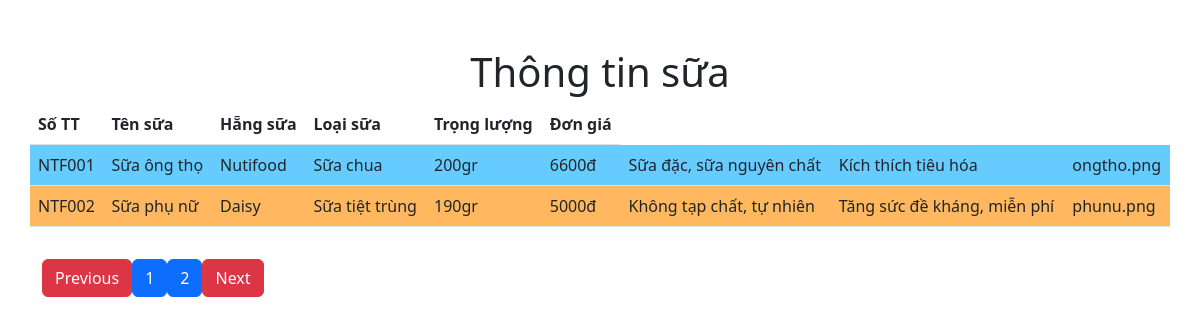
Page /HienThiTuDatabase/thong_tin_sua.php?page=2 on the committed database.
### tables this page shows
CREATE TABLE `thong_tin_sua` (
  `MaSua` varchar(10) NOT NULL,
  `TenSua` varchar(100) NOT NULL,
  `HangSua` varchar(10) NOT NULL,
  `LoaiSua` varchar(50) NOT NULL,
  `TrongLuong` int(11) NOT NULL,
  `DonGia` int(11) NOT NULL,
  `TPDD` varchar(255) NOT NULL,
  `LoiIch` varchar(255) NOT NULL,
  `HinhAnh` varchar(255) NOT NULL
);

CREATE TABLE `hang_sua` (
  `MaHS` varchar(10) NOT NULL,
  `TenHS` varchar(100) NOT NULL,
  `DiaChi` varchar(200) NOT NULL,
  `DienThoai` varchar(11) NOT NULL,
  `Email` varchar(50) NOT NULL
);

CREATE TABLE `loai_sua` (
  `MaLoaiSua` varchar(10) NOT NULL,
  `TenLoaiSua` varchar(50) NOT NULL
);

### HienThiTuDatabase/phantrang.php (called while the page is built)
<?php
if (isset($_GET['page'])) {
    $page = $_GET['page'];
} else {
    $page = 1;
}
$num_per_page = 02;
$start_from = ($page - 1) * 02;

### HienThiTuDatabase/thong_tin_sua.php (the view, shortened to what this page needs)
<?php
require_once './db.php';
require_once './phantrang.php';
$query = "SELECT tths.MaSua, tths.TenSua, hs.TenHS, ls.TenLoaiSua, tths.TrongLuong, tths.DonGia, tths.TPDD, tths.LoiIch, tths.HinhAnh FROM hang_sua as hs, thong_tin_sua as tths, loai_sua as ls Where hs.MaHS = tths.HangSua and ls.MaLoaiSua = tths.LoaiSua limit $start_from,$num_per_page";
$result = mysqli_query($conn, $query);
?>
<!DOCTYPE html>
<html lang="en">
<head>
    <link href="https://cdn.jsdelivr.net/npm/bootstrap@5.2.1/dist/css/bootstrap.min.css" rel="stylesheet">
</head>
<body>
    <div class='container mt-5'>
        <div class='row justify-content-center'>
            <h1 class="text-center">Thông tin sữa</h1>
            <table class="table">
                <thead>
                    <tr>
                        <th>Số TT</th>
                        <th>Tên sữa</th>
                        <th>Hẵng sữa</th>
                        <th>Loại sữa</th>
                        <th>Trọng lượng</th>
                        <th>Đơn giá</th>
                    </tr>
                </thead>
                <tbody>
                    <?php
                    $style = array('even', 'odd');
                    if ($result->num_rows > 0) {
                        $index = 1;
                        while ($row = mysqli_fetch_assoc($result)) {
                            echo
                            "<tr class=" . $style[$index % 2] . ">
                                <td>" . $row['MaSua'] . "</td>
                                <td>" . $row['TenSua'] . "</td>
                                <td>" . $row['TenHS'] . "</td>
                                <td>" . $row['TenLoaiSua'] . "</td>
                                <td>" . $row['TrongLuong'] . "gr" . "</td>
                                <td>" . $row['DonGia'] . "đ" . "</td>
                                <td>" . $row['TPDD'] . "</td>
                                <td>" . $row['LoiIch'] . "</td>
                                <td>" . $row['HinhAnh'] . "</td>
                            </tr>";
                            $index++;
                        }
                    }
                    ?>
                </tbody>
            </table>
            <div class="container mt-3">
                <?php
                $pr_query = "SELECT tths.MaSua, tths.TenSua, hs.TenHS, ls.TenLoaiSua, tths.TrongLuong, tths.DonGia, tths.TPDD, tths.LoiIch, tths.HinhAnh FROM hang_sua as hs, thong_tin_sua as tths, loai_sua as ls Where hs.MaHS = tths.HangSua and ls.MaLoaiSua = tths.LoaiSua";
                $pr_result = mysqli_query($conn, $pr_query);
                $total_record = mysqli_num_rows($pr_result);
                $total_page = ceil($total_record / $num_per_page);
                if ($page > 1) {
                    echo "<a href='thong_tin_sua.php?page=" . ($page - 1) . "' class='btn btn-danger'>Previous</a>";
                }
                for ($i = 1; $i < $total_page; $i++) {
                    echo "<a href='thong_tin_sua.php?page=" . $i . "' class='btn btn-primary'>$i</a>";
                }
                if ($i > $page) {
                    echo "<a href='thong_tin_sua.php?page=" . ($page + 1) . "' class='btn btn-danger'>Next</a>";
                }
                ?>
            </div>
        </div>
    </div>
</body>
</html>

### HienThiTuDatabase/thong_tin_sua.php (style rules this page uses)
.even { background-color: #FFB85F !important; }
.odd { background-color: #66CCFF !important; }

### rows in the picture
thong_tin_sua: MaSua "NTF001", TenSua "Sữa ông thọ", HangSua.TenHS "Nutifood", LoaiSua.TenLoaiSua "Sữa chua", TrongLuong "200", DonGia "6600", TPDD "Sữa đặc, sữa nguyên chất", LoiIch "Kích thích tiêu hóa", HinhAnh "ongtho.png"
thong_tin_sua: MaSua "NTF002", TenSua "Sữa phụ nữ", HangSua.TenHS "Daisy", LoaiSua.TenLoaiSua "Sữa tiệt trùng", TrongLuong "190", DonGia "5000", TPDD "Không tạp chất, tự nhiên", LoiIch "Tăng sức đề kháng, miễn phí", HinhAnh "phunu.png"
